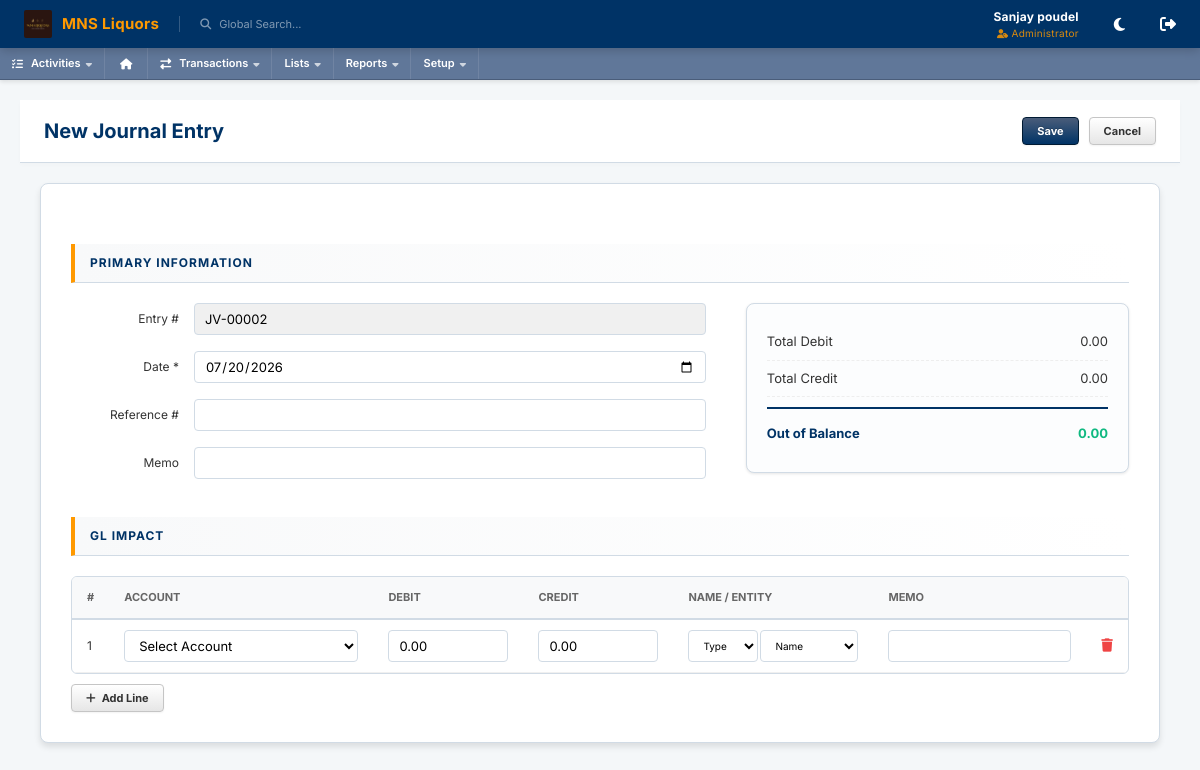
The page /index.php?page=transactions/journal/manage (signed in) on the database its author committed.
### tables this page shows
CREATE TABLE `system_info` (
  `id` int(30) NOT NULL,
  `meta_field` text NOT NULL,
  `meta_value` text NOT NULL
);

### forms/modules/transactions/journal/journal_manage.php (the view, shortened to what the rows shown need)
<?php
require_once 'database/DBConnection.php';
$db = db();
$id = $_GET['id'] ?? null;
$data = [];
$lines = [];
if ($id) {
    $data = $db->fetchOne("SELECT * FROM transaction_headers WHERE id = ?", [$id]);
    $lines = $db->fetchAll("SELECT * FROM journal_entries WHERE header_id = ? ORDER BY id ASC", [$id]);
} else {
    $data = [
        'txn_number' => getNextTransactionNumber('journal_entry'),
        'txn_date' => date('Y-m-d')
    ];
}
if (empty($lines)) {
    $lines = [
        ['account_id' => '', 'entry_type' => 'debit', 'amount' => 0, 'party_type' => '', 'party_id' => '', 'memo' => '']
    ];
}
?>
<div class="ns-form-header">
    <div class="ns-form-title"><?php echo $id ? 'Edit' : 'New'; ?> Journal Entry</div>
    <div class="ns-page-actions">
        <button type="submit" form="journal-form" class="ns-btn ns-btn-primary"><?php echo $id ? 'Edit' : 'Save'; ?></button>
        <button type="button" onclick="window.location.href='?page=transactions/journal'" class="ns-btn">Cancel</button>
    </div>
</div>
<div class="ns-form-container">
    <form id="journal-form" method="POST" action="api/save_journal.php">
        <div class="ns-section-title">Primary Information</div>
        <div class="ns-form-row" style="display: flex; gap: 40px; align-items: flex-start; justify-content: space-between; width: 100%;">
            <div style="flex: 2; max-width: 60%; display: flex; flex-direction: column; gap: 8px;">
                <div class="ns-form-group">
                    <label class="ns-label">Entry #</label>
                    <input type="text" name="txn_number" class="ns-input" value="<?php echo $data['txn_number']; ?>" readonly style="background: #f0f0f0;">
                </div>
                <div class="ns-form-group">
                    <label class="ns-label">Date *</label>
                    <input type="date" name="txn_date" class="ns-input" value="<?php echo $data['txn_date']; ?>" required>
                </div>
                <div class="ns-form-group">
                    <label class="ns-label">Reference #</label>
                    <input type="text" name="ref_number" class="ns-input" value="<?php echo $data['ref_number'] ?? ''; ?>">
                </div>
                <div class="ns-form-group">
                    <label class="ns-label">Memo</label>
                    <input type="text" name="memo" class="ns-input" value="<?php echo $data['memo'] ?? ''; ?>">
                </div>
            </div>
            <div style="flex: 1; min-width: 350px;">
                <div class="ns-total-box" style="float: none; margin-top: 0; width: 100%;">
                    <div class="ns-total-row">
                        <span>Total Debit</span>
                        <span id="total-debit">0.00</span>
                    </div>
                    <div class="ns-total-row">
                        <span>Total Credit</span>
                        <span id="total-credit">0.00</span>
                    </div>
                    <div class="ns-total-row">
                        <span>Out of Balance</span>
                        <span id="out-of-balance" style="color: #c00;">0.00</span>
                    </div>
                </div>
            </div>
        </div>
        <div class="ns-section-title">GL Impact</div>
        <table class="ns-item-table">
            <thead>
                <tr>
                    <th width="30">#</th>
                    <th>Account</th>
                    <th width="150">Debit</th>
                    <th width="150">Credit</th>
                    <th width="200">Name / Entity</th>
                    <th>Memo</th>
                    <th width="40"></th>
                </tr>
            </thead>
            <tbody>
                <?php
                foreach ($lines as $i => $line):
                    $debit_val = ($line['entry_type'] === 'debit') ? (float)$line['amount'] : 0.00;
                    $credit_val = ($line['entry_type'] === 'credit') ? (float)$line['amount'] : 0.00;
                ?>
                <tr>
                    <td class="text-center"><?php echo $i+1; ?></td>
                    <td>
                        <select name="account_id[]" class="ns-select" style="width: 100%;">
                            <option value="">Select Account</option>
                        </select>
                    </td>
                    <td><input type="number" name="debit[]" class="ns-input debit-input" value="<?php echo number_format($debit_val, 2, '.', ''); ?>" step="0.01" oninput="handleDebitInput(this)"></td>
                    <td><input type="number" name="credit[]" class="ns-input credit-input" value="<?php echo number_format($credit_val, 2, '.', ''); ?>" step="0.01" oninput="handleCreditInput(this)"></td>
                    <td>
                        <div style="display: flex; gap: 2px;">
                            <select name="line_party_type[]" class="ns-select" style="width: 70px; font-size: 10px;" onchange="updateLineEntity(this)">
                                <option value="">Type</option>
                            </select>
                            <select name="line_party_id[]" class="ns-select line-party-select" style="flex: 1; font-size: 10px;">
                                <option value="">Name</option>
                            </select>
                        </div>
                    </td>
                    <td><input type="text" name="line_memo[]" class="ns-input" value="<?php echo htmlspecialchars($line['memo'] ?? ''); ?>"></td>
                    <td><button type="button" class="ns-btn-link text-danger remove-line-btn" onclick="removeLine(this)" style="background: none; border: none; cursor: pointer; color: #ef4444;"><i class="fas fa-trash"></i></button></td>
                </tr>
                <?php endforeach; ?>
            </tbody>
        </table>
        <button type="button" class="ns-btn" style="margin-top: 10px;" onclick="addLine()"><i class="fas fa-plus"></i> Add Line</button>
    </form>
</div>

### index.php (shortened to what the rows shown need)
<?php
require_once 'database/DBConnection.php';
require_once 'api/reference_helper.php';
$error = "";
$is_logged_in = isset($_SESSION['user_id']);
if (!isset($db)) $db = db();
try {
    $sys_logo = $db->fetchOne("SELECT meta_value FROM system_info WHERE meta_field = 'logo'")['meta_value'] ?? '';
    $sys_name = $db->fetchOne("SELECT meta_value FROM system_info WHERE meta_field = 'name'")['meta_value'] ?? 'SMS ERP';
} catch (Exception $e) {
    $sys_logo = '';
    $sys_name = 'SMS ERP';
}
if ($is_logged_in) {
    $page = $_GET['page'] ?? 'home';
    $is_print_page = (strpos($page, '/print') !== false || strpos($page, 'print/') !== false || $page === 'print');
}
?>
<!DOCTYPE html>
<html lang="en">
<head>
    <link rel="stylesheet" href="assets/css/style.css?v=<?php echo time(); ?>">
    <link rel="stylesheet" href="https://cdnjs.cloudflare.com/ajax/libs/font-awesome/6.4.0/css/all.min.css">
    <link rel="stylesheet" href="https://cdn.datatables.net/1.13.6/css/jquery.dataTables.min.css">
</head>
<body class="<?php echo $is_logged_in ? '' : 'auth-page'; ?>">
    <?php if (!$is_logged_in): ?>
        <div class="auth-container">
            <?php
            $login_logo_abs = !empty($sys_logo) ? (__DIR__ . DIRECTORY_SEPARATOR . str_replace('/', DIRECTORY_SEPARATOR, $sys_logo)) : '';
            ?>
            <div style="text-align:center; margin-bottom:20px;">
                <?php if (!empty($sys_logo) && file_exists(__DIR__ . '/' . $sys_logo)): ?>
                    <div style="margin-bottom:15px; display: flex; justify-content: center; align-items: center;">
                        <img src="<?php echo htmlspecialchars($sys_logo); ?>" alt="Logo" style="max-height: 85px; max-width: 200px; object-fit: contain; filter: drop-shadow(0 4px 8px rgba(0,0,0,0.35)); border-radius: 4px;">
                    </div>
                <?php else: ?>
                    <div style="font-size:40px; color:rgba(255,255,255,0.8); margin-bottom:10px;"><i class="fas fa-cube"></i></div>
                <?php endif; ?>
                <div style="font-size:20px; font-weight:700; color:#fff; letter-spacing:0.5px;"><?php echo htmlspecialchars($sys_name); ?></div>
            </div>
            <div class="glass-card">
                <div class="auth-header">
                    <h1>Welcome Back</h1>
                    <p>Enter your credentials to access your account</p>
                </div>
                <?php if ($error): ?>
                    <div class="alert alert-danger">
                        <?php echo $error; ?>
                    </div>
                <?php endif; ?>
                <form method="POST" action="">
                    <div class="form-group">
                        <label for="username">Username</label>
                        <input type="text" id="username" name="username" class="form-input" placeholder="Enter username"
                            required autofocus>
                    </div>
                    <div class="form-group">
                        <label for="password">Password</label>
                        <div class="password-wrapper">
                            <input type="password" id="password" name="password" class="form-input" placeholder="••••••••"
                                required>
                            <button type="button" id="togglePassword" class="toggle-password">
                                <i class="fas fa-eye" id="eyeIcon"></i>
                            </button>
                        </div>
                    </div>
                    <button type="submit" class="btn-primary">Sign In</button>
                </form>
            </div>
        </div>
        <script>
            document.addEventListener('DOMContentLoaded', function () {
                const togglePassword = document.querySelector('#togglePassword');
                const password = document.querySelector('#password');
                const eyeIcon = document.querySelector('#eyeIcon');
                if (togglePassword) {
                    togglePassword.addEventListener('click', function (e) {
                        const type = password.getAttribute('type') === 'password' ? 'text' : 'password';
                        password.setAttribute('type', type);
                        eyeIcon.classList.toggle('fa-eye');
                        eyeIcon.classList.toggle('fa-eye-slash');
                    });
                }
            });
        </script>
    <?php else: ?>
        <header class="ns-header">
            <div style="display: flex; align-items: center; gap: 20px;">
                <div class="ns-logo" style="display: flex; align-items: center; gap: 10px;">
                    <?php if (!empty($sys_logo) && file_exists(__DIR__ . '/' . $sys_logo)): ?>
                        <img src="<?php echo htmlspecialchars($sys_logo); ?>" alt="Logo" style="height:28px; max-width: 120px; object-fit: contain; border-radius: 2px; vertical-align: middle;">
                    <?php else: ?>
                        <i class="fas fa-cube" style="font-size:22px;"></i>
                    <?php endif; ?>
                    <span style="font-size:15px; font-weight:700; letter-spacing:0.3px;"><?php echo htmlspecialchars($sys_name); ?></span>
                </div>
                <div
                    style="font-size: 11px; color: rgba(255,255,255,0.5); border-left: 1px solid rgba(255,255,255,0.2); padding-left: 20px; cursor: pointer;">
                    <i class="fas fa-search" style="margin-right: 5px;"></i> Global Search...
                </div>
            </div>
            <div style="display: flex; align-items: center; gap: 20px;">
                <div style="text-align: right; margin-right: 15px;">
<?php
    $displayName = $_SESSION['full_name'] ?? $_SESSION['username'] ?? 'User';
    $rawRole = strtolower($_SESSION['role'] ?? 'user');
    $roleMap = [
        'admin' => 'Administrator',
        'manager' => 'Manager',
    ];
    $displayRole = $roleMap[$rawRole] ?? ucfirst($rawRole);
?>
<div style="font-size: 12px; font-weight: bold; letter-spacing: 0.2px;">
    <?php echo htmlspecialchars($displayName); ?>
</div>
<div style="font-size: 10px; color: var(--ns-accent); opacity: 0.85; text-transform: capitalize; letter-spacing: 0.3px;">
    <i class="fas fa-user-tag" style="margin-right: 3px; font-size: 9px;"></i><?php echo htmlspecialchars($displayRole); ?>
</div>
                </div>
                <button id="ns-theme-toggle" title="Toggle Theme" style="background: none; border: none; color: white; font-size: 15px; cursor: pointer; transition: var(--ns-transition); margin-right: 15px; display: inline-flex; align-items: center; justify-content: center;" onmouseover="this.style.color='var(--ns-accent)'" onmouseout="this.style.color='white'">
                    <i class="fas fa-moon"></i>
                </button>
                <a href="logout.php" style="color: white; font-size: 16px; transition: var(--ns-transition);" title="Logout"
                    onmouseover="this.style.color='var(--ns-accent)'" onmouseout="this.style.color='white'"><i
                        class="fas fa-sign-out-alt"></i></a>
            </div>
        </header>
        <nav class="ns-nav">
            <div class="ns-nav-item">
                <i class="fas fa-tasks" style="margin-right: 8px;"></i> Activities <i class="fas fa-caret-down"
                    style="margin-left: 5px; font-size: 10px; opacity: 0.7;"></i>
            </div>
            <a href="?page=home" class="ns-nav-item" title="Dashboard" style="padding: 0 15px;"><i
                    class="fas fa-home"></i></a>
            <div class="ns-nav-item">
                <i class="fas fa-exchange-alt" style="margin-right: 8px;"></i> Transactions <i class="fas fa-caret-down"
                    style="margin-left: 5px; font-size: 10px; opacity: 0.7;"></i>
            </div>
            <div class="ns-nav-item">
                Lists <i class="fas fa-caret-down" style="margin-left: 5px; font-size: 10px; opacity: 0.7;"></i>
            </div>
            <div class="ns-nav-item">
                Reports <i class="fas fa-caret-down" style="margin-left: 5px; font-size: 10px; opacity: 0.7;"></i>
            </div>
            <div class="ns-nav-item">
                Setup <i class="fas fa-caret-down" style="margin-left: 5px; font-size: 10px; opacity: 0.7;"></i>
            </div>
        </nav>
        <div class="ns-content <?php echo ($page === 'home' || $page === 'print' || $is_print_page) ? 'ns-content-flush' : ''; ?>">
            <?php
            if ($page == 'home' || $page == 'home-v3') {
                include 'home.php';
            } else {
                $page = str_replace(['../', '..\\'], '', $page);
                $page = preg_replace('/[^a-zA-Z0-9\/_\-]/', '', $page);
                $parts = explode('/', $page);
                $count = count($parts);
                if ($count > 0) {
                    $action = $parts[$count - 1];
                    $dir_path = implode('/', array_slice($parts, 0, $count - 1));
                    if ($action == 'manage') {
                        $module_name = $parts[$count - 2];
                        $page_path = "forms/modules/" . $dir_path . "/" . $module_name . "_manage.php";
                    } elseif ($action == 'view' || $action == 'print') {
                        $page_path = "forms/modules/" . $dir_path . "/" . $action . ".php";
                    }
                    if (file_exists($page_path)) {
                        include $page_path;
                    }
                }
            }
            ?>
        </div>
    <?php endif; ?>
</body>
</html>

### rows shown on the page
system_info: meta_value (picture)
system_info: meta_value "MNS Liquors"

### other values the page prints
$displayName "Sanjay poudel"
$displayRole "Administrator"
